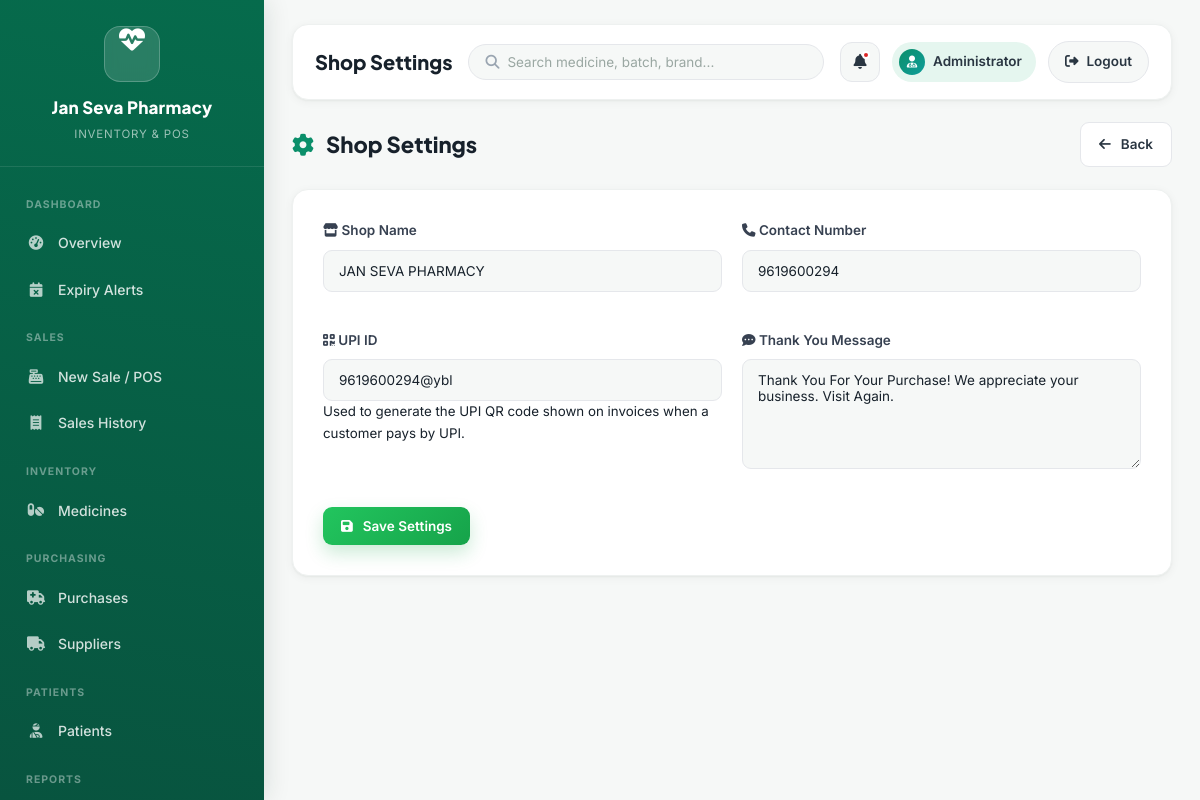
/settings (signed in), run on the app's committed database.
### app.py (models this page shows)
class Settings(db.Model):
    id = db.Column(db.Integer, primary_key=True)
    shop_name = db.Column(db.String(150), default="JAN SEVA PHARMACY")
    phone_number = db.Column(db.String(20), default="")
    upi_id = db.Column(db.String(100), default="")
    thank_you_message = db.Column(
        db.String(300),
        default="Thank You For Your Purchase! We appreciate your business. Visit Again."
    )

### app.py (the view, shortened to what this page needs)
@app.route("/settings", methods=["GET", "POST"])
@login_required
def settings():
    shop_settings = get_settings()
    return render_template(
        "settings.html",
        settings=shop_settings
    )

### app.py (called while the page is built)
def get_settings():
    settings = Settings.query.first()
    if not settings:
        settings = Settings()
        db.session.add(settings)
        db.session.commit()
    return settings

def login_required(f):
    @wraps(f)
    def decorated(*args, **kwargs):
        if "user_id" not in session:
            flash("Please login first.", "warning")
            return redirect(url_for("login"))
        return f(*args, **kwargs)
    return decorated

### templates/settings.html (shortened to what this page needs)
{% extends "base.html" %}
{% block page_title %}Shop Settings{% endblock %}
{% block content %}
<div class="page-header">
    <h2>
        <i class="fa-solid fa-gear"></i>
        Shop Settings
    </h2>
    <a href="{{ url_for('dashboard') }}" class="btn btn-secondary">
        <i class="fa-solid fa-arrow-left"></i>
        Back
    </a>
</div>
<div class="form-container">
    <div class="form-card">
        <form method="POST" action="{{ url_for('settings') }}">
            <div class="form-row">
                <div class="form-group">
                    <label>
                        <i class="fa-solid fa-store"></i>
                        Shop Name
                    </label>
                    <input
                        type="text"
                        name="shop_name"
                        value="{{ settings.shop_name or '' }}"
                        placeholder="Enter Shop Name"
                        required>
                </div>
                <div class="form-group">
                    <label>
                        <i class="fa-solid fa-phone"></i>
                        Contact Number
                    </label>
                    <input
                        type="tel"
                        name="phone_number"
                        value="{{ settings.phone_number or '' }}"
                        placeholder="Enter Contact Number (e.g. +91 9876543210)">
                </div>
            </div>
            <div class="form-row">
                <div class="form-group">
                    <label>
                        <i class="fa-solid fa-qrcode"></i>
                        UPI ID
                    </label>
                    <input
                        type="text"
                        name="upi_id"
                        value="{{ settings.upi_id or '' }}"
                        placeholder="e.g. janseva@okhdfcbank">
                    <small>
                        Used to generate the UPI QR code shown on invoices
                        when a customer pays by UPI.
                    </small>
                </div>
                <div class="form-group">
                    <label>
                        <i class="fa-solid fa-comment-dots"></i>
                        Thank You Message
                    </label>
                    <textarea
                        name="thank_you_message"
                        rows="4"
                        placeholder="Message shown to customers on their invoice after a sale">{{ settings.thank_you_message or '' }}</textarea>
                </div>
            </div>
            <div class="form-buttons">
                <button
                    type="submit"
                    class="btn btn-success">
                    <i class="fa-solid fa-floppy-disk"></i>
                    Save Settings
                </button>
            </div>
        </form>
    </div>
</div>
{% endblock %}

### static/css/style.css (style rules this page uses)
:root { --primary:#0B8F6A; --primary-dark:#087F5B; --primary-darker:#066B4C; --primary-light:#E5F6EF; --primary-lighter:#F2FAF6; --secondary:#0F9D9A; --secondary-dark:#0C817E; --secondary-light:#E3F7F6; --bg:#F6F8F7; --white:#FFFFFF; --ink:#17212B; --ink-soft:#2A3642; --muted:#6B7280; --muted-light:#9AA5B1; --border:#E5E7EB; --border-soft:#EEF1F0; --success:#16A34A; --success-bg:#E7F7EC; --success-text:#0F7A34; --warning:#F59E0B; --warning-bg:#FEF3DD; --warning-text:#93630A; --danger:#DC2626; --danger-bg:#FDEBEB; --danger-text:#B31E1E; --info:#0F9D9A; --info-bg:#E3F7F6; --info-text:#0C817E; --purple:#7C3AED; --purple-bg:#EFE6FE; --purple-text:#6423C7; --teal:#0D9488; --teal-bg:#DEF5F2; --teal-text:#0A7A70; --orange:#F97316; --orange-bg:#FFEADB; --orange-text:#C2570D; --brown:#92400E; --brown-bg:#F3E5D8; --brown-text:#7A350C; --radius-lg:16px; --radius-md:12px; --radius-sm:9px; --radius-xs:7px; --shadow-card:0 2px 10px rgba(17,34,28,.05), 0 1px 2px rgba(17,34,28,.04); --shadow-card-hover:0 16px 32px rgba(11,143,106,.14); --shadow-pop:0 24px 55px rgba(6,40,30,.35); --shadow-header:0 1px 0 rgba(17,34,28,.06); --font-heading:'Plus Jakarta Sans', sans-serif; --font-body:'Inter', sans-serif; }
* { margin:0; padding:0; box-sizing:border-box; font-family:var(--font-body); }
* { transition: background .18s ease, color .18s ease, border-color .18s ease, box-shadow .18s ease, transform .18s ease; }
html { scroll-behavior:smooth; }
body { background:var(--bg); color:var(--ink); line-height:1.6; -webkit-font-smoothing:antialiased; }
h1,h2,h3,h4,h5 { font-family:var(--font-heading); color:var(--ink); }
a { text-decoration:none; }
button, input, select, textarea { font-family:var(--font-body); }
button { cursor:pointer; }
input::placeholder, textarea::placeholder { color:#9AA7A2; }
.page-header { display:flex; justify-content:space-between; align-items:center; flex-wrap:wrap; gap:15px; margin-bottom:22px; }
.page-header h2 { font-size:22px; font-weight:800; color:var(--ink); }
.page-header h2 i { color:var(--primary); margin-right:8px; }
.btn { display:inline-flex; align-items:center; justify-content:center; gap:8px; padding:11px 18px; border:none; border-radius:var(--radius-sm); text-decoration:none; color:#ffffff; font-size:13.5px; font-weight:600; cursor:pointer; }
.btn i { margin-right:2px; }
.btn-success { background:linear-gradient(135deg,#22C55E,var(--success)); box-shadow:0 8px 18px rgba(22,163,74,.22); }
.btn-secondary { background:#ffffff; color:var(--ink-soft); border:1.5px solid var(--border); box-shadow:none; }
.form-container { display:flex; justify-content:center; margin-top:20px; }
.form-card { width:100%; max-width:900px; background:var(--white); border-radius:var(--radius-lg); padding:30px; box-shadow:var(--shadow-card); border:1px solid var(--border-soft); animation:fadeIn .4s ease; }
.form-row { display:grid; grid-template-columns:repeat(2,1fr); gap:20px; margin-bottom:20px; }
.form-group { display:flex; flex-direction:column; margin-bottom:18px; }
.form-group label { margin-bottom:8px; font-weight:600; color:#374151; font-size:13.5px; }
.form-group input, .form-group select, .form-group textarea { width:100%; padding:12px 15px; border:1.5px solid var(--border); background:var(--bg); border-radius:var(--radius-sm); outline:none; font-size:13.5px; color:var(--ink); }
.form-group textarea { resize:vertical; min-height:110px; }
.form-buttons { display:flex; gap:15px; flex-wrap:wrap; margin-top:20px; }

### data on the page
Settings: shop_name "JAN SEVA PHARMACY", phone_number "9619600294", upi_id "9619600294@ybl", thank_you_message "Thank You For Your Purchase! We appreciate your business. Visit Again."

### other printed values
{{ session.get('name', 'Administrator') }} "Administrator"
